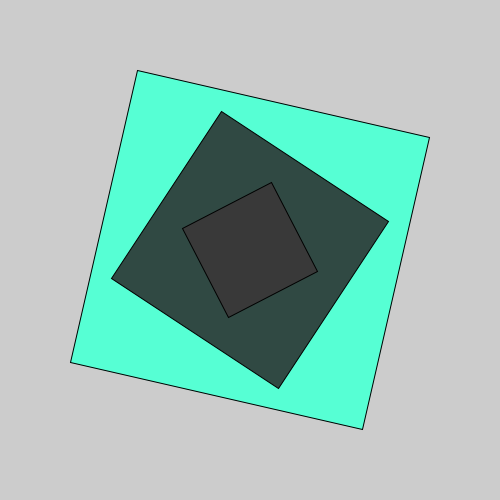
Frame 1 (no input)
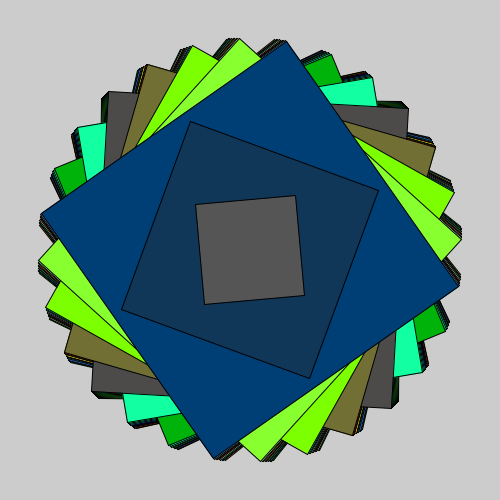
Frame 60 (the mouse pressed at the canvas centre just before this capture)
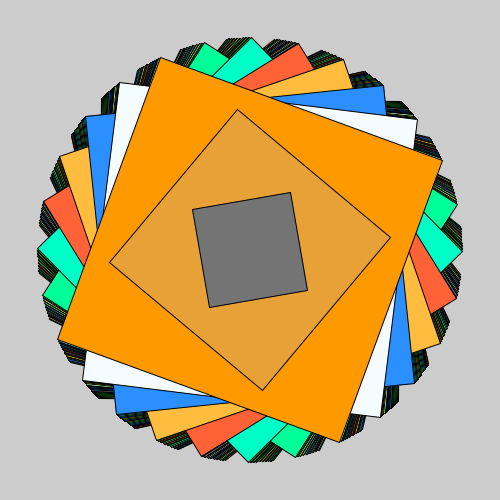
Frame 120 (the mouse held since frame 60 and released just before this capture)

The Processing sketch that drew these frames (run headless with seeded random() and noise(); from frame 60 on, the mouse is pressed at the canvas centre):

// Processing sketch: processing_130188
// ── processing_130188.pde

float timer = 0.0;
float myscale = 0.0;
float myscaleSpeed = 0.02;

void setup()
{
  size(500, 500);
  colorMode(HSB, 360, 100, 100);
  frameRate(30);
}

void draw()
{
  //background(0);
  timer = timer + (1.0 / 60.0);
  println(timer, myscale);
  
  if (timer >= 0.0 && timer < 6.0)
  {
    myscale = 0;
    pushMatrix();
    translate(width/2, height/2);
    rectMode(CENTER);
    fill(random(255), random(255), random(255));
    rotate(radians(timer * 775));
    rect(0, 0, 300, 300);
    fill(random(255), random(255));
    rotate(radians(timer * 1225));
    rect(0, 0, 200, 200);
    fill(random(255));
    rotate(radians(timer * 1775));
    rect(0, 0, 100, 100);
    popMatrix();
  }
  
  else if (timer >= 6.0 && timer < 10.0)
  {
    strokeWeight(random(10));
    stroke(random(300),random(300),random(300));
    line(0,random(500),500,random(500));
  }
  
  else if (timer >= 10.0 && timer < 15.0)
  {
    pushMatrix();
    translate(width/2, height/2);
    rectMode(CENTER);
    strokeWeight(1);
    fill(random(300), random(300), random(300));
    rotate(radians(timer * 775));
    rect(-150, -150, 150, 150);
    rect(0, 0, 150, 150);
    popMatrix();
  }
  
  else if (timer >= 15.0 && timer < 19.0)
  {
    myscale = myscale + myscaleSpeed;
    pushMatrix();
    translate(width/2, height/2);
    rectMode(CENTER);
    strokeWeight(1);
    fill(random(100), random(100), random(100));
    rotate(radians(timer * 200));
    scale(myscale);
    rect(-150, -150, 150, 150);
    rect(0, 0, 150, 150);
    popMatrix();
  }
  
  else
  {
    timer = 0;
  }
}
